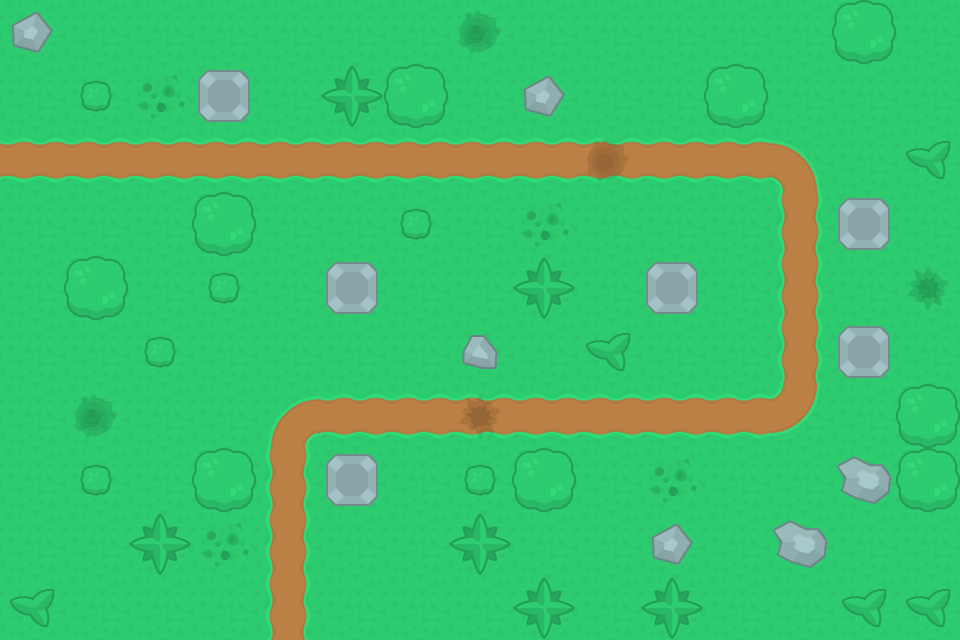

Tiled map render using the project's own tile images. Description and the whole map definition, tile-layer contents included, below:
An orthogonal 15x10 tile map with 64x64 px tiles, 3 tile layers (Tiles, Decorations, Locations), 1 hidden layer not drawn, 3 tilesets.

<map version="1.10" tiledversion="1.10.2" orientation="orthogonal" renderorder="right-down" width="15" height="10" tilewidth="64" tileheight="64" infinite="0" nextlayerid="6" nextobjectid="1">
 <tileset firstgid="1" source="Tilesets/Tiles.tsx" />
 <tileset firstgid="8" source="Tilesets/Functionals.tsx" />
 <tileset firstgid="19" source="Tilesets/Decorations.tsx" />
 <layer id="2" name="Tiles" width="15" height="10">
  <data encoding="csv">
1,1,1,1,1,1,1,1,1,1,1,1,1,1,1,
1,1,1,1,1,1,1,1,1,1,1,1,1,1,1,
2,2,2,2,2,2,2,2,2,2,2,2,5,1,1,
1,1,1,1,1,1,1,1,1,1,1,1,3,1,1,
1,1,1,1,1,1,1,1,1,1,1,1,3,1,1,
1,1,1,1,1,1,1,1,1,1,1,1,3,1,1,
1,1,1,1,4,2,2,2,2,2,2,2,7,1,1,
1,1,1,1,3,1,1,1,1,1,1,1,1,1,1,
1,1,1,1,3,1,1,1,1,1,1,1,1,1,1,
1,1,1,1,3,1,1,1,1,1,1,1,1,1,1
</data>
 </layer>
 <layer id="5" name="Decorations" width="15" height="10">
  <data encoding="csv">
24,0,0,0,0,0,0,27,0,0,0,0,0,20,0,
0,19,28,0,0,22,20,0,24,0,0,20,0,0,0,
0,0,0,0,0,0,0,0,0,27,0,0,0,0,21,
0,0,0,20,0,0,19,0,28,0,0,0,0,0,0,
0,20,0,19,0,0,0,0,22,0,0,0,0,0,26,
0,0,19,0,0,0,0,23,0,21,0,0,0,0,0,
0,27,0,0,0,0,0,26,0,0,0,0,0,0,20,
0,19,0,20,0,0,0,19,20,0,28,0,0,25,20,
0,0,22,28,0,0,0,22,0,0,24,0,25,0,0,
21,0,0,0,0,0,0,0,22,0,22,0,0,21,21
</data>
 </layer>
 <layer id="3" name="Waypoints" width="15" height="10" visible="0">
  <data encoding="csv">
0,0,0,0,0,0,0,0,0,0,0,0,0,0,0,
0,0,0,0,0,0,0,0,0,0,0,0,0,0,0,
9,0,0,0,0,0,0,0,0,0,0,0,10,0,0,
0,0,0,0,0,0,0,0,0,0,0,0,0,0,0,
0,0,0,0,0,0,0,0,0,0,0,0,0,0,0,
0,0,0,0,0,0,0,0,0,0,0,0,0,0,0,
0,0,0,0,12,0,0,0,0,0,0,0,11,0,0,
0,0,0,0,0,0,0,0,0,0,0,0,0,0,0,
0,0,0,0,0,0,0,0,0,0,0,0,0,0,0,
0,0,0,0,18,0,0,0,0,0,0,0,0,0,0
</data>
 </layer>
 <layer id="4" name="Locations" width="15" height="10">
  <data encoding="csv">
0,0,0,0,0,0,0,0,0,0,0,0,0,0,0,
0,0,0,8,0,0,0,0,0,0,0,0,0,0,0,
0,0,0,0,0,0,0,0,0,0,0,0,0,0,0,
0,0,0,0,0,0,0,0,0,0,0,0,0,8,0,
0,0,0,0,0,8,0,0,0,0,8,0,0,0,0,
0,0,0,0,0,0,0,0,0,0,0,0,0,8,0,
0,0,0,0,0,0,0,0,0,0,0,0,0,0,0,
0,0,0,0,0,8,0,0,0,0,0,0,0,0,0,
0,0,0,0,0,0,0,0,0,0,0,0,0,0,0,
0,0,0,0,0,0,0,0,0,0,0,0,0,0,0
</data>
 </layer>
</map>
